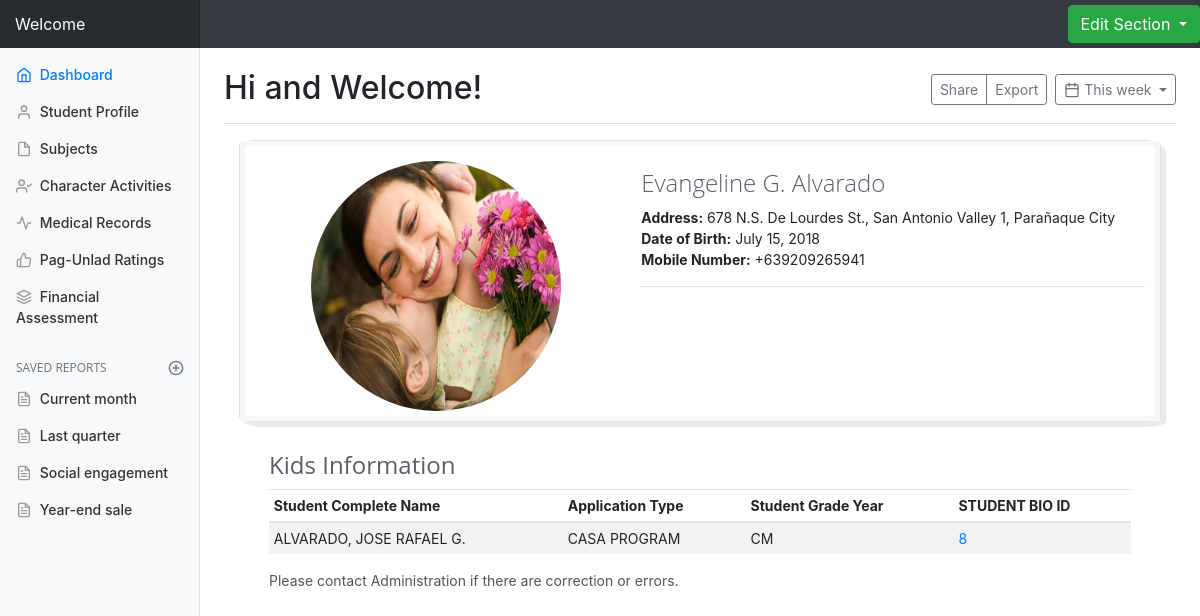
Page /home/7/ (signed in) on the committed database.
### students/models.py (models this page shows, shortened)
class CustomUser(AbstractUser):
    name = models.CharField('Mothers Complete Name', blank=True, max_length=64)
    fathersname = models.CharField('Fathers Complete Name', blank=True, max_length=64)
    guardiansname = models.CharField('Guardians Complete Name', blank=True, max_length=64)
    address = models.CharField('Full Address', max_length=300, blank=True)
    dateofbirth = models.DateField('Date of Birth', default=date.today)
    studentname = models.ForeignKey('Students', max_length=64, on_delete=models.CASCADE, blank=False, null=True, editable=True)
    dateuserjoined = models.DateTimeField('Date Registered', default=django.utils.timezone.now)
    dateupdatedbio = models.DateTimeField('Date Updated', default=django.utils.timezone.now)
    mobilenumber = PhoneNumberField('Mobile Number',help_text='MOBILE FORMAT : +639178888888', blank=True)
    homenumber = PhoneNumberField('Landline Number', blank=True, help_text='landline : +6328888888')
    profilepic = models.ImageField('Profile Picture',upload_to='profile_image', blank=True)
    studentbioidinfo = models.ForeignKey('StudentBio', max_length=10, on_delete=models.CASCADE, blank=False, null=True)
    typeofapplication = {
        ('CASA PROGRAM', 'CASA Program'),
        ('GRADE SCHOOL PROGRAM', 'Grade School Program'),
        ('JUNIOR HIGH SCHOOL PROGRAM', 'Junior High School Program'),
        ('SENIOR HIGH SCHOOL PROGRAM', 'Senior High School Program'),
        ('SPED', 'Special Education Program'),
    }
    applicationtype = models.CharField(max_length=64, choices=typeofapplication, blank=True, default='CASA PROGRAM', help_text="Choose Application Program")
    civilstats = {
        ('M', 'Married'),
        ('SP', 'Single Parent'),
        ('D', 'Divorcee'),
        ('W', 'Widowed'),
    }
    civilstatus = models.CharField(max_length=20, choices=civilstats, blank=True, default='M', help_text="Please select Civit Status")
    religionchoices = {
        ('C', 'Catholic'),
        ('B', 'Buddhist'),
        ('M', 'Muslim'),
        ('I', 'INC'),
    }
    religion = models.CharField(max_length=30, choices=religionchoices, blank=True, default='C', help_text="Please select Religion")
    class Meta:
        verbose_name_plural = "Users Information"
    class Meta:
        ordering = ['name']

class Students(models.Model):
    studentname = models.CharField('Student Name', max_length=64)
    student_id = models.IntegerField('Student ID')
    birthday = models.DateField('Date of Birth', default=date.today)
    groupchoice = {
        ('CASA AM', 'CM'),
        ( 'TEACH AM', 'TEA'),
        ( 'TEACH PM', 'TEP'),
        ( 'TEACH PM GRADE 1', 'TEP=GR1'),
        ( 'TEACH PM GRADE 2', 'TEP-GR2'),
        ( 'TEACH PM GRADE 3', 'TEP-GR3'),
        ( 'PLAY GROUP', 'PG'),
        ( 'CASA AFTERNOON 1:30', 'CA'),
        ( 'GRADE 1', 'G1'),
        ( 'GRADE 2', 'G2'),
        ( 'GRADE 3', 'G3'),
        ( 'GRADE 4', 'G4'),
        ( 'GRADE 5', 'G5'),
        ( 'GRADE 6', 'G6'),
        ( 'GRADE 7', 'G7'),
        ( 'GRADE 8', 'G8'),
        ( 'GRADE 9', 'G9'),
        ( 'GRADE 10', 'G10')
    }
    groupinfo = models.CharField(max_length=64, choices=groupchoice, blank=True, default='CASA AM', help_text="Choose Group for Students")
    class Meta:
        verbose_name_plural = 'Student Lists'
    def __str__(self):
        return '%s' % (self.studentname)

class StudentBio(models.Model):
    user = models.ForeignKey(settings.AUTH_USER_MODEL, max_length=64, on_delete=models.CASCADE, blank=False, null=True)
    studentname = models.ForeignKey('Students', max_length=64, on_delete=models.CASCADE)
    momsname = models.CharField('Mothers Name', max_length=64, blank=True)
    popsname = models.CharField('Fathers Name', max_length=64, blank=True)
    guardiansname = models.CharField('Guardians Name', max_length=64, blank=True)
    gradeyear = models.ForeignKey('GradeYear', max_length=30, on_delete=models.CASCADE, related_name="gradeyear_gradeyear", verbose_name="Grade Year")
    teachersname = models.ManyToManyField('Teachers', verbose_name="Teachers Name")
    subjects = models.ManyToManyField('Subjects', verbose_name="List of Subjects", related_name="subjectslist")
    charactersets = models.ManyToManyField('CharacterBuildingActivities', verbose_name="Character Sets")
    profilepic = models.ImageField('Student Profile Picture',upload_to='profile_image', blank=True)
    financialinfo = models.ForeignKey('StatementAccount', verbose_name="Statement of Account", on_delete=models.CASCADE, max_length=64, blank=True, null=True)
    class Meta:
        verbose_name_plural = "Student Profile"
    class Meta:
        ordering = ['gradeyear']

### students/views.py (the view)
# urls.py: path('home/', views.studentbioid, name="studentbioid"),
def studentbioid(request, pk):
    try:
        studentcheck = StudentBio.objects.get(pk=pk)
        subjectlist = StudentBio.objects.filter(subjects__pk=pk)
    except StudentBio.DoesNotExist:
        raise Http404("Student does not exist")
    context = {
        "studentcheck" : studentcheck,
        "subjectlist" : subjectlist
    }
    return render(request, "students/home.html", context)

### students/models.py (called while the page is built)
    def __str__(self):
        return '%s' % (self.year)

    def __str__(self):
        return '%s' % (self.subjectname)

    def __str__(self):
        return '%s' % (self.traitsname)

### students/templates/students/home.html (shortened to what this page needs)
{% extends 'base.html'%}
{% load crispy_forms_tags %}
{% load static %}
{% block content %}
<link href="{% static 'students/css/dashboard.css' %}" rel="stylesheet">
<link href="{% static 'students/css/profile-card.css' %}" rel="stylesheet">
{% if user.is_authenticated %}
  <nav class="navbar navbar-dark fixed-top bg-dark flex-md-nowrap p-0 shadow">
    <a class="navbar-brand col-sm-3 col-md-2 mr-0" href="#">Welcome </a>
      <div class="btn-group">
        <button type="button" class="btn btn-success dropdown-toggle" data-toggle="dropdown" aria-haspopup="true" aria-expanded="false">
          Edit Section
        </button>
      </div>
  </nav>
<div class="container-fluid">
  <div class="row">
    <nav class="col-md-2 d-none d-md-block bg-light sidebar">
      <div class="sidebar-sticky">
        <ul class="nav flex-column">
          <li class="nav-item">
            <a class="nav-link active" id="home-tab" data-toggle="tab" href="#home" role="tab" aria-controls="home" aria-selected="true">
              <span data-feather="home"></span>
               Dashboard <span class="sr-only">(current)</span>
            </a>
          </li>
          <li class="nav-item">
            <a class="nav-link " id="profile-tab" data-toggle="tab" href="#profile" role="tab" aria-controls="profile" aria-selected="false">
              <span data-feather="user"></span>
              Student Profile
            </a>
          </li>
          <li class="nav-item">
            <a class="nav-link" id="subjects-tab" data-toggle="tab" href="#subjects" role="tab" aria-controls="subjects" aria-selected="false">
              <span data-feather="file"></span>
              Subjects
            </a>
            <li class="nav-item">
              <a class="nav-link" id="character-tab" data-toggle="tab" href="#character" role="tab" aria-controls="character" aria-selected="false">
                <span data-feather="user-check"></span>
                Character Activities
              </a>
            </li>
            <li class="nav-item">
              <a class="nav-link" id="medical-tab" data-toggle="tab" href="#medical" role="tab" aria-controls="medical" aria-selected="false">
                <span data-feather="activity"></span>
                Medical Records
              </a>
            </li>
            <li class="nav-item">
              <a class="nav-link" id="pagunlad-tab" data-toggle="tab" href="#pagunlad" role="tab" aria-controls="pagunlad" aria-selected="false">
                <span data-feather="thumbs-up"></span>
                Pag-Unlad Ratings
              </a>
            </li>
            <li class="nav-item">
              <a class="nav-link" id="financial=tab" data-toggle="tab" href="#financial" role="tab" aria-conrols="financial" aria-selected="false">
                <span data-feather="layers"></span>
                Financial Assessment
              </a>
            </li>
        </ul>
        <h6 class="sidebar-heading d-flex justify-content-between align-items-center px-3 mt-4 mb-1 text-muted">
          <span>Saved reports</span>
          <a class="d-flex align-items-center text-muted" href="#">
            <span data-feather="plus-circle"></span>
          </a>
        </h6>
        <ul class="nav flex-column mb-2">
          <li class="nav-item">
            <a class="nav-link" href="#">
              <span data-feather="file-text"></span>
              Current month
            </a>
          </li>
          <li class="nav-item">
            <a class="nav-link" href="#">
              <span data-feather="file-text"></span>
              Last quarter
            </a>
          </li>
          <li class="nav-item">
            <a class="nav-link" href="#">
              <span data-feather="file-text"></span>
              Social engagement
            </a>
          </li>
          <li class="nav-item">
            <a class="nav-link" href="#">
              <span data-feather="file-text"></span>
              Year-end sale
            </a>
          </li>
        </ul>
      </div>
    </nav>
    <main role="main" class="col-md-9 ml-sm-auto col-lg-10 px-4">
      <div class="d-flex justify-content-between flex-wrap flex-md-nowrap align-items-center pt-3 pb-2 mb-3 border-bottom">
        <h1 class="h2">Hi and Welcome!</h1>
        <div class="btn-toolbar mb-2 mb-md-0">
          <div class="btn-group mr-2">
            <button class="btn btn-sm btn-outline-secondary">Share</button>
            <button class="btn btn-sm btn-outline-secondary">Export</button>
          </div>
          <button class="btn btn-sm btn-outline-secondary dropdown-toggle">
            <span data-feather="calendar"></span>
            This week
          </button>
        </div>
      </div>
        <div class="tab-content">
        <div class="tab-pane active" id="home" role="tabpanel" aria-labelledby="home-tab">
          <div class="container bootstrap snippet">
             <div class="profile card" id="profilecard">
                 <div class="profile-body">
                     <div class="profile-bio">
                         <div class="row">
                             <div class="col-md-5 text-center">
                               {% if user.profilepic %}
                                 <img class="rounded rounded-circle" src="{{ user.profilepic.url }}" alt="profileimage" width="250px" height="250px">
                                 {% endif %}
                             </div>
                             <div class="col-md-7">
                                 <h2>{{ user.name }}</h2>
                                 <span><strong>Address:</strong> {{user.address}}</span>
                                 <br>
                                 <span><strong>Date of Birth:</strong> {{user.dateofbirth }}</span>
                                 <br>
                                 <span><strong>Mobile Number:</strong> {{user.mobilenumber }}</span>
                                 <hr>
                             </div>
                         </div>
                     </div>
               </div>
             </div>
             <br>
             <div class="container">
               <div class="col-md-12">
                   <h2>Kids Information</h2>
                   <div class="table-responsive">
                     <table class="table table-striped table-sm">
                       <thead>
                         <tr>
                           <th>Student Complete Name</th>
                           <th>Application Type</th>
                           <th>Student Grade Year</th>
                           <th>STUDENT BIO ID</th>
                         </tr>
                       </thead>
                       <tbody>
                         <tr>
                           <td>{{user.studentname.studentname}}</td>
                           <td>{{user.applicationtype}}</td>
                           <td>{{user.studentname.groupinfo}}</td>
                           <td><a href="" class="test-link">{{user.studentbioidinfo.id}}</a></td>
                         </tr>
                       </tbody>
                     </table>
                   </div>
                   <p>Please contact Administration if there are correction or errors.</p>
               </div>
             </div>
          </div>
        </div>
      </div>
    </main>
  </div>
</div>
<p><a href="{% url 'logout' %}">LOGOUT </a></p>
{% endif %}
{% endblock %}

### students/templates/base.html (shortened to what this page needs)
<!DOCTYPE html>
<html>
<head>
  <link rel="stylesheet" href="https://maxcdn.bootstrapcdn.com/bootstrap/4.0.0/css/bootstrap.min.css">
  <!-- {% load static %}
  <link href="{% static 'students/css/signin.css' %}" rel="stylesheet"> -->
</head>
<body>
    {% block content %}
    {% endblock %}
</body>
</html>

### students/static/students/css/dashboard.css (style rules this page uses)
body { font-size: .875rem; }
.feather { width: 16px; height: 16px; vertical-align: text-bottom; }
.sidebar { position: fixed; top: 0; bottom: 0; left: 0; z-index: 100; padding: 48px 0 0; box-shadow: inset -1px 0 0 rgba(0, 0, 0, .1); }
.sidebar-sticky { position: relative; top: 0; height: calc(100vh - 48px); padding-top: .5rem; overflow-x: hidden; overflow-y: auto; }
.sidebar .nav-link { font-weight: 500; color: #333; }
.sidebar .nav-link .feather { margin-right: 4px; color: #999; }
.sidebar .nav-link.active { color: #007bff; }
.sidebar .nav-link:hover .feather, .sidebar .nav-link.active .feather { color: inherit; }
.sidebar-heading { font-size: .75rem; text-transform: uppercase; }
[role="main"] { padding-top: 48px; }
.navbar-brand { padding-top: .75rem; padding-bottom: .75rem; font-size: 1rem; background-color: rgba(0, 0, 0, .25); box-shadow: inset -1px 0 0 rgba(0, 0, 0, .25); }
.border-bottom { border-bottom: 1px solid #e5e5e5; }

### students/static/students/css/profile-card.css (style rules this page uses)
.card { -moz-border-radius: 2%; -webkit-border-radius: 2%; border-radius: 2%; box-shadow: 5px 5px 0 rgba(0,0,0,0.08); }
.profile .profile-body { padding: 5px; background: #f7f7f7; }
.profile .profile-bio { background: #fff; position: relative; padding: 15px 10px 5px 15px; }
.profile .profile-bio h2 { margin-top: 20; font-weight: 200; }
h1, h2, h3, h4, h5, h6 { color: #585f69; margin-top: 5px; text-shadow: none; font-weight: normal; font-family: 'Open Sans', sans-serif; }
h2 { font-size: 24px; line-height: 33px; }
p, li, li a { color: #555; }

### rows in the picture
CustomUser: profilepic (picture), name "Evangeline G. Alvarado", address "678 N.S. De Lourdes St., San Antonio Valley 1, Parañaque City", dateofbirth "July 15, 2018", mobilenumber "+639209265941", studentname.studentname "ALVARADO, JOSE RAFAEL G.", applicationtype "CASA PROGRAM", studentname.groupinfo "CM", studentbioidinfo.id "8"
